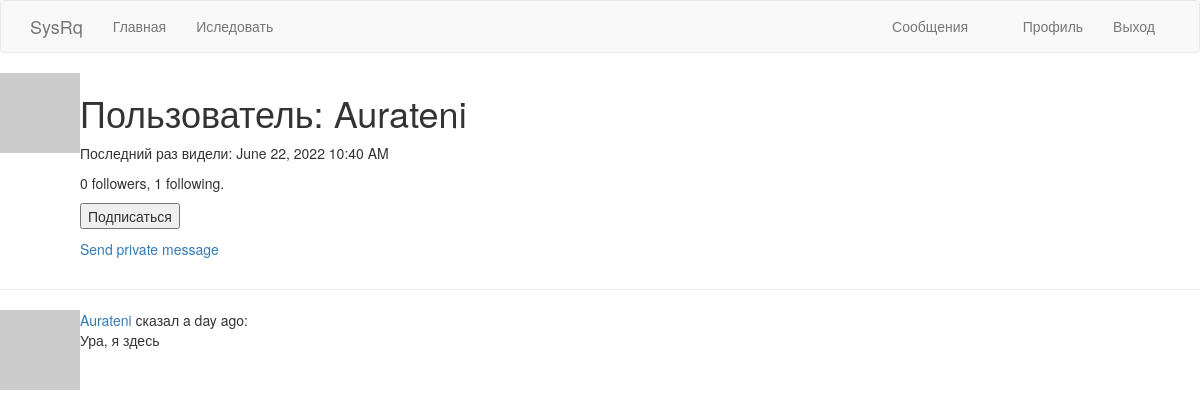
/user/Aurateni (signed in), run on the app's committed database.
### app/models.py (models this page shows, shortened)
class User(UserMixin, db.Model):
    id = db.Column(db.Integer, primary_key=True)
    username = db.Column(db.String(64), index=True, unique=True)
    email = db.Column(db.String(120), index=True, unique=True)
    password_hash = db.Column(db.String(128))
    posts = db.relationship('Post', backref='author', lazy='dynamic')
    about_me = db.Column(db.String(140))
    last_seen = db.Column(db.DateTime, default=datetime.utcnow)
    followed = db.relationship(
        'User', secondary=followers,
        primaryjoin=(followers.c.follower_id == id),
        secondaryjoin=(followers.c.followed_id == id),
        backref=db.backref('followers', lazy='dynamic'), lazy='dynamic')
    messages_sent = db.relationship('Message',
                                    foreign_keys='Message.sender_id',
                                    backref='author', lazy='dynamic')
    messages_received = db.relationship('Message',
                                        foreign_keys='Message.recipient_id',
                                        backref='recipient', lazy='dynamic')
    last_message_read_time = db.Column(db.DateTime)
    notifications = db.relationship('Notification', backref='user',
                                    lazy='dynamic')
    def new_messages(self):
        last_read_time = self.last_message_read_time or datetime(1900, 1, 1)
        return Message.query.filter_by(recipient=self).filter(
            Message.timestamp > last_read_time).count()
    def avatar(self, size):
        digest = md5(self.email.lower().encode('utf-8')).hexdigest()
        return 'https://www.gravatar.com/avatar/{}?d=identicon&s={}'.format(
            digest, size)
    def is_following(self, user):
        return self.followed.filter(
            followers.c.followed_id == user.id).count() > 0

class Post(db.Model):
    id = db.Column(db.Integer, primary_key=True)
    body = db.Column(db.String(140))
    timestamp = db.Column(db.DateTime, index=True, default=datetime.utcnow)
    user_id = db.Column(db.Integer, db.ForeignKey('user.id'))

### app/routes.py (the view)
@app.route('/user/<username>')
@login_required
def user(username):
    user = User.query.filter_by(username=username).first_or_404()
    page = request.args.get('page', 1, type=int)
    posts = user.posts.order_by(Post.timestamp.desc()).paginate(
        page, app.config['POSTS_PER_PAGE'], False)
    next_url = url_for('user', username=user.username, page=posts.next_num) \
        if posts.has_next else None
    prev_url = url_for('user', username=user.username, page=posts.prev_num) \
        if posts.has_prev else None
    form = EmptyForm()
    return render_template('user.html', user=user, posts=posts.items, next_url=next_url, prev_url=prev_url, form=form)

### app/forms.py
class EmptyForm(FlaskForm):
    submit = SubmitField('Submit')

### app/models.py (called while the page is built)
@login.user_loader
def load_user(id):
    return User.query.get(int(id))

### app/routes.py (called while the page is built)
@app.before_request
def before_request():
    if current_user.is_authenticated:
        current_user.last_seen = datetime.utcnow()
        db.session.commit()

### app/templates/user.html (shortened to what this page needs)
{% extends "base.html" %}
{% block content %}
     <table>
        <tr valign="top">
            <td><img src="{{ user.avatar(128) }}"></td>
            <td>
                <h1>Пользователь: {{ user.username }}</h1>
                {% if user.last_seen %}
                <p>{{ ('Последний раз видели') }}: {{ moment(user.last_seen).format('LLL') }}</p>
                {% endif %}
                <p>{{ user.followers.count() }} followers, {{ user.followed.count() }} following.</p>
                {% if user == current_user %}
                <p><a href="{{ url_for('edit_profile') }}">Редактировать профиль</a></p>
                {% elif not current_user.is_following(user) %}
                <p>
                    <form action="{{ url_for('follow', username=user.username) }}" method="post">
                        {{ form.submit(value='Подписаться') }}
                    </form>
                </p>
                {% endif %}
                {% if user != current_user %}
                <p><a href="{{ url_for('send_message', recipient=user.username) }}">{{ ('Send private message') }}</a></p>
                {% endif %}
            </td>
        </tr>
    </table>
    <hr>
    {% for post in posts %}
        {% include '_post.html' %}
    {% endfor %}
{% endblock %}

### app/templates/_post.html
 <table>
        <tr valign="top">
            <td><img src="{{ post.author.avatar(70) }}"></td>
            <td>
                <a href="{{ url_for('user', username=post.author.username) }}">
                    {{ post.author.username }}
                </a>
                сказал {{ moment(post.timestamp).fromNow() }}:
            <br>
            {{ post.body }}
            </td>
        </tr>
    </table>

### data on the page
User: username "Aurateni", last_seen "June 22, 2022 10:40 AM"
Post: author.username "Aurateni", timestamp "a day ago", body "Ура, я здесь"

### other printed values
{{ ('Главная') }} "Главная"
{{ ('Иследовать') }} "Иследовать"
{{ ('Сообщения') }} "Сообщения"
{{ ('Профиль') }} "Профиль"
{{ ('Выход') }} "Выход"
{{ ('Последний раз видели') }} "Последний раз видели"
{{ user.followers.count() }} "0"
{{ user.followed.count() }} "1"
{{ ('Send private message') }} "Send private message"
